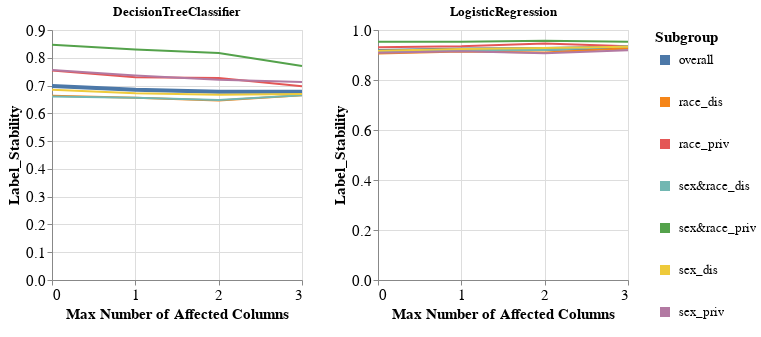

The notebook cell saved with this chart:
### Code cell
visualizer.create_subgroups_grid_pct_lines_per_model_plot(subgroup_metric='Label_Stability',
                                                          target_preprocessing_technique=PREPROCESSING_TECHNIQUES[0],
                                                          model_names=MODEL_NAMES,
                                                          mode='max_num_columns')

### Figure 1 — Vega-Lite specification as saved in the notebook (floating-point values rounded to 4 significant figures)
{"config": {"view": {"continuousWidth": 400, "continuousHeight": 300}, "axis": {"labelFontSize": 15, "titleFontSize": 15}, "legend": {"labelFontSize": 13, "symbolStrokeWidth": 10, "titleFontSize": 15}}, "vconcat": [{"hconcat": [{"mark": "line", "encoding": {"color": {"field": "Subgroup", "type": "nominal"}, "strokeWidth": {"condition": {"value": 4, "test": "datum.Subgroup == 'overall'"}, "value": 2}, "x": {"axis": {"tickMinStep": 1}, "field": "Percentage", "title": "Max Number of Affected Columns", "type": "quantitative"}, "y": {"field": "Metric_Value", "title": "Label_Stability", "type": "quantitative"}}, "height": 250, "title": "DecisionTreeClassifier", "width": 250}, {"data": {"name": "data-41da0e18e00fe309a6ae8fcfa03ad8bb"}, "mark": "line", "encoding": {"color": {"field": "Subgroup", "type": "nominal"}, "strokeWidth": {"condition": {"value": 4, "test": "datum.Subgroup == 'overall'"}, "value": 2}, "x": {"axis": {"tickMinStep": 1}, "field": "Percentage", "title": "Max Number of Affected Columns", "type": "quantitative"}, "y": {"field": "Metric_Value", "title": "Label_Stability", "type": "quantitative"}}, "height": 250, "title": "LogisticRegression", "width": 250}]}], "data": {"name": "data-e026bdff0b81c07d0a75388848ddd660"}, "$schema": "https://vega.github.io/schema/vega-lite/v4.17.0.json", "datasets": {"data-e026bdff0b81c07d0a75388848ddd660": [{"Model_Name": "DecisionTreeClassifier", "Test_Set_Index": 0.0, "Metric": "Label_Stability", "Subgroup": "overall", "Num_Estimators": 10.0, "Metric_Value": 0.6985, "Percentage": 0.0}, {"Model_Name": "DecisionTreeClassifier", "Test_Set_Index": 0.0, "Metric": "Label_Stability", "Subgroup": "race_dis", "Num_Estimators": 10.0, "Metric_Value": 0.6632, "Percentage": 0.0}, {"Model_Name": "DecisionTreeClassifier", "Test_Set_Index": 0.0, "Metric": "Label_Stability", "Subgroup": "race_priv", "Num_Estimators": 10.0, "Metric_Value": 0.7541, "Percentage": 0.0}, {"Model_Name": "DecisionTreeClassifier", "Test_Set_Index": 0.0, "Metric": "Label_Stability", "Subgroup": "sex&race_dis", "Num_Estimators": 10.0, "Metric_Value": 0.6602, "Percentage": 0.0}, {"Model_Name": "DecisionTreeClassifier", "Test_Set_Index": 0.0, "Metric": "Label_Stability", "Subgroup": "sex&race_priv", "Num_Estimators": 10.0, "Metric_Value": 0.8468, "Percentage": 0.0}, {"Model_Name": "DecisionTreeClassifier", "Test_Set_Index": 0.0, "Metric": "Label_Stability", "Subgroup": "sex_dis", "Num_Estimators": 10.0, "Metric_Value": 0.6848, "Percentage": 0.0}, {"Model_Name": "DecisionTreeClassifier", "Test_Set_Index": 0.0, "Metric": "Label_Stability", "Subgroup": "sex_priv", "Num_Estimators": 10.0, "Metric_Value": 0.7564, "Percentage": 0.0}, {"Model_Name": "DecisionTreeClassifier", "Test_Set_Index": 1.0, "Metric": "Label_Stability", "Subgroup": "overall", "Num_Estimators": 10.0, "Metric_Value": 0.6845, "Percentage": 1.0}, {"Model_Name": "DecisionTreeClassifier", "Test_Set_Index": 1.0, "Metric": "Label_Stability", "Subgroup": "race_dis", "Num_Estimators": 10.0, "Metric_Value": 0.6557, "Percentage": 1.0}, {"Model_Name": "DecisionTreeClassifier", "Test_Set_Index": 1.0, "Metric": "Label_Stability", "Subgroup": "race_priv", "Num_Estimators": 10.0, "Metric_Value": 0.7298, "Percentage": 1.0}, {"Model_Name": "DecisionTreeClassifier", "Test_Set_Index": 1.0, "Metric": "Label_Stability", "Subgroup": "sex&race_dis", "Num_Estimators": 10.0, "Metric_Value": 0.6558, "Percentage": 1.0}, {"Model_Name": "DecisionTreeClassifier", "Test_Set_Index": 1.0, "Metric": "Label_Stability", "Subgroup": "sex&race_priv", "Num_Estimators": 10.0, "Metric_Value": 0.8298, "Percentage": 1.0}, {"Model_Name": "DecisionTreeClassifier", "Test_Set_Index": 1.0, "Metric": "Label_Stability", "Subgroup": "sex_dis", "Num_Estimators": 10.0, "Metric_Value": 0.6721, "Percentage": 1.0}, {"Model_Name": "DecisionTreeClassifier", "Test_Set_Index": 1.0, "Metric": "Label_Stability", "Subgroup": "sex_priv", "Num_Estimators": 10.0, "Metric_Value": 0.7366, "Percentage": 1.0}, {"Model_Name": "DecisionTreeClassifier", "Test_Set_Index": 2.0, "Metric": "Label_Stability", "Subgroup": "overall", "Num_Estimators": 10.0, "Metric_Value": 0.6773, "Percentage": 2.0}, {"Model_Name": "DecisionTreeClassifier", "Test_Set_Index": 2.0, "Metric": "Label_Stability", "Subgroup": "race_dis", "Num_Estimators": 10.0, "Metric_Value": 0.6458, "Percentage": 2.0}, {"Model_Name": "DecisionTreeClassifier", "Test_Set_Index": 2.0, "Metric": "Label_Stability", "Subgroup": "race_priv", "Num_Estimators": 10.0, "Metric_Value": 0.7268, "Percentage": 2.0}, {"Model_Name": "DecisionTreeClassifier", "Test_Set_Index": 2.0, "Metric": "Label_Stability", "Subgroup": "sex&race_dis", "Num_Estimators": 10.0, "Metric_Value": 0.6476, "Percentage": 2.0}, {"Model_Name": "DecisionTreeClassifier", "Test_Set_Index": 2.0, "Metric": "Label_Stability", "Subgroup": "sex&race_priv", "Num_Estimators": 10.0, "Metric_Value": 0.817, "Percentage": 2.0}, {"Model_Name": "DecisionTreeClassifier", "Test_Set_Index": 2.0, "Metric": "Label_Stability", "Subgroup": "sex_dis", "Num_Estimators": 10.0, "Metric_Value": 0.667, "Percentage": 2.0}, {"Model_Name": "DecisionTreeClassifier", "Test_Set_Index": 2.0, "Metric": "Label_Stability", "Subgroup": "sex_priv", "Num_Estimators": 10.0, "Metric_Value": 0.7208, "Percentage": 2.0}, {"Model_Name": "DecisionTreeClassifier", "Test_Set_Index": 3.0, "Metric": "Label_Stability", "Subgroup": "overall", "Num_Estimators": 10.0, "Metric_Value": 0.6777, "Percentage": 3.0}, {"Model_Name": "DecisionTreeClassifier", "Test_Set_Index": 3.0, "Metric": "Label_Stability", "Subgroup": "race_dis", "Num_Estimators": 10.0, "Metric_Value": 0.665, "Percentage": 3.0}, {"Model_Name": "DecisionTreeClassifier", "Test_Set_Index": 3.0, "Metric": "Label_Stability", "Subgroup": "race_priv", "Num_Estimators": 10.0, "Metric_Value": 0.6976, "Percentage": 3.0}, {"Model_Name": "DecisionTreeClassifier", "Test_Set_Index": 3.0, "Metric": "Label_Stability", "Subgroup": "sex&race_dis", "Num_Estimators": 10.0, "Metric_Value": 0.6654, "Percentage": 3.0}, {"Model_Name": "DecisionTreeClassifier", "Test_Set_Index": 3.0, "Metric": "Label_Stability", "Subgroup": "sex&race_priv", "Num_Estimators": 10.0, "Metric_Value": 0.7702, "Percentage": 3.0}, {"Model_Name": "DecisionTreeClassifier", "Test_Set_Index": 3.0, "Metric": "Label_Stability", "Subgroup": "sex_dis", "Num_Estimators": 10.0, "Metric_Value": 0.6693, "Percentage": 3.0}, {"Model_Name": "DecisionTreeClassifier", "Test_Set_Index": 3.0, "Metric": "Label_Stability", "Subgroup": "sex_priv", "Num_Estimators": 10.0, "Metric_Value": 0.7129, "Percentage": 3.0}], "data-41da0e18e00fe309a6ae8fcfa03ad8bb": [{"Model_Name": "LogisticRegression", "Test_Set_Index": 0.0, "Metric": "Label_Stability", "Subgroup": "overall", "Num_Estimators": 10.0, "Metric_Value": 0.9155, "Percentage": 0.0}, {"Model_Name": "LogisticRegression", "Test_Set_Index": 0.0, "Metric": "Label_Stability", "Subgroup": "race_dis", "Num_Estimators": 10.0, "Metric_Value": 0.9059, "Percentage": 0.0}, {"Model_Name": "LogisticRegression", "Test_Set_Index": 0.0, "Metric": "Label_Stability", "Subgroup": "race_priv", "Num_Estimators": 10.0, "Metric_Value": 0.9307, "Percentage": 0.0}, {"Model_Name": "LogisticRegression", "Test_Set_Index": 0.0, "Metric": "Label_Stability", "Subgroup": "sex&race_dis", "Num_Estimators": 10.0, "Metric_Value": 0.913, "Percentage": 0.0}, {"Model_Name": "LogisticRegression", "Test_Set_Index": 0.0, "Metric": "Label_Stability", "Subgroup": "sex&race_priv", "Num_Estimators": 10.0, "Metric_Value": 0.9532, "Percentage": 0.0}, {"Model_Name": "LogisticRegression", "Test_Set_Index": 0.0, "Metric": "Label_Stability", "Subgroup": "sex_dis", "Num_Estimators": 10.0, "Metric_Value": 0.9171, "Percentage": 0.0}, {"Model_Name": "LogisticRegression", "Test_Set_Index": 0.0, "Metric": "Label_Stability", "Subgroup": "sex_priv", "Num_Estimators": 10.0, "Metric_Value": 0.9089, "Percentage": 0.0}, {"Model_Name": "LogisticRegression", "Test_Set_Index": 1.0, "Metric": "Label_Stability", "Subgroup": "overall", "Num_Estimators": 10.0, "Metric_Value": 0.922, "Percentage": 1.0}, {"Model_Name": "LogisticRegression", "Test_Set_Index": 1.0, "Metric": "Label_Stability", "Subgroup": "race_dis", "Num_Estimators": 10.0, "Metric_Value": 0.9139, "Percentage": 1.0}, {"Model_Name": "LogisticRegression", "Test_Set_Index": 1.0, "Metric": "Label_Stability", "Subgroup": "race_priv", "Num_Estimators": 10.0, "Metric_Value": 0.9346, "Percentage": 1.0}, {"Model_Name": "LogisticRegression", "Test_Set_Index": 1.0, "Metric": "Label_Stability", "Subgroup": "sex&race_dis", "Num_Estimators": 10.0, "Metric_Value": 0.9204, "Percentage": 1.0}, {"Model_Name": "LogisticRegression", "Test_Set_Index": 1.0, "Metric": "Label_Stability", "Subgroup": "sex&race_priv", "Num_Estimators": 10.0, "Metric_Value": 0.9532, "Percentage": 1.0}, {"Model_Name": "LogisticRegression", "Test_Set_Index": 1.0, "Metric": "Label_Stability", "Subgroup": "sex_dis", "Num_Estimators": 10.0, "Metric_Value": 0.9237, "Percentage": 1.0}, {"Model_Name": "LogisticRegression", "Test_Set_Index": 1.0, "Metric": "Label_Stability", "Subgroup": "sex_priv", "Num_Estimators": 10.0, "Metric_Value": 0.9149, "Percentage": 1.0}, {"Model_Name": "LogisticRegression", "Test_Set_Index": 2.0, "Metric": "Label_Stability", "Subgroup": "overall", "Num_Estimators": 10.0, "Metric_Value": 0.9242, "Percentage": 2.0}, {"Model_Name": "LogisticRegression", "Test_Set_Index": 2.0, "Metric": "Label_Stability", "Subgroup": "race_dis", "Num_Estimators": 10.0, "Metric_Value": 0.9102, "Percentage": 2.0}, {"Model_Name": "LogisticRegression", "Test_Set_Index": 2.0, "Metric": "Label_Stability", "Subgroup": "race_priv", "Num_Estimators": 10.0, "Metric_Value": 0.9463, "Percentage": 2.0}, {"Model_Name": "LogisticRegression", "Test_Set_Index": 2.0, "Metric": "Label_Stability", "Subgroup": "sex&race_dis", "Num_Estimators": 10.0, "Metric_Value": 0.9197, "Percentage": 2.0}, {"Model_Name": "LogisticRegression", "Test_Set_Index": 2.0, "Metric": "Label_Stability", "Subgroup": "sex&race_priv", "Num_Estimators": 10.0, "Metric_Value": 0.9574, "Percentage": 2.0}, {"Model_Name": "LogisticRegression", "Test_Set_Index": 2.0, "Metric": "Label_Stability", "Subgroup": "sex_dis", "Num_Estimators": 10.0, "Metric_Value": 0.9283, "Percentage": 2.0}, {"Model_Name": "LogisticRegression", "Test_Set_Index": 2.0, "Metric": "Label_Stability", "Subgroup": "sex_priv", "Num_Estimators": 10.0, "Metric_Value": 0.9069, "Percentage": 2.0}, {"Model_Name": "LogisticRegression", "Test_Set_Index": 3.0, "Metric": "Label_Stability", "Subgroup": "overall", "Num_Estimators": 10.0, "Metric_Value": 0.9299, "Percentage": 3.0}, {"Model_Name": "LogisticRegression", "Test_Set_Index": 3.0, "Metric": "Label_Stability", "Subgroup": "race_dis", "Num_Estimators": 10.0, "Metric_Value": 0.9269, "Percentage": 3.0}, {"Model_Name": "LogisticRegression", "Test_Set_Index": 3.0, "Metric": "Label_Stability", "Subgroup": "race_priv", "Num_Estimators": 10.0, "Metric_Value": 0.9346, "Percentage": 3.0}, {"Model_Name": "LogisticRegression", "Test_Set_Index": 3.0, "Metric": "Label_Stability", "Subgroup": "sex&race_dis", "Num_Estimators": 10.0, "Metric_Value": 0.9346, "Percentage": 3.0}, {"Model_Name": "LogisticRegression", "Test_Set_Index": 3.0, "Metric": "Label_Stability", "Subgroup": "sex&race_priv", "Num_Estimators": 10.0, "Metric_Value": 0.9532, "Percentage": 3.0}, {"Model_Name": "LogisticRegression", "Test_Set_Index": 3.0, "Metric": "Label_Stability", "Subgroup": "sex_dis", "Num_Estimators": 10.0, "Metric_Value": 0.9326, "Percentage": 3.0}, {"Model_Name": "LogisticRegression", "Test_Set_Index": 3.0, "Metric": "Label_Stability", "Subgroup": "sex_priv", "Num_Estimators": 10.0, "Metric_Value": 0.9188, "Percentage": 3.0}]}}
